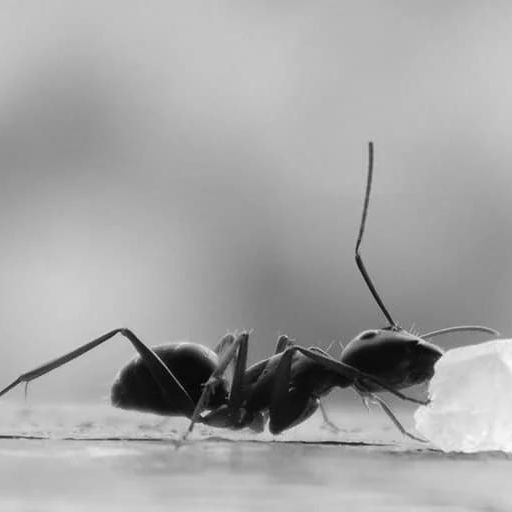
//> input picture 5_dithering/ants.png, 512 x 512 px
$ ./formative_noisy   (built with g++ and OpenCV 4)
//> lines starting //> are read from the running program, lines starting //| are printed output that depends on the picture
//
#include <opencv2/core.hpp>
#include <opencv2/imgcodecs.hpp>
#include <opencv2/highgui.hpp>
#include <opencv2/imgproc/imgproc.hpp>
#include <opencv2/dnn/dnn.hpp>
//
#include <iostream>
// string array[] = { "ants" , "bear" , "bird" , "claw" , "eyes" , "hawk" , "lion" , "wolf" } ;
using namespace std ;
using namespace cv ;
//
int main( int argc , char* argv[] )
{
   //     height width   uchar
   string array[] = { "ants" , "bear" , "bird" , "claw" , "eyes" , "hawk" , "lion" , "wolf" } ;
   for (String filename:array){
    Mat img = imread(filename+".png");
//> img is the input picture: 512 rows x 512 cols, CV_8UC3; min 1, max 253, mean 165
    cout<<filename<<endl;
    cvtColor(img, img, COLOR_BGR2GRAY);
//> img: 512 rows x 512 cols, CV_8UC1

    int rows = img.rows;
//> rows = 512
    int cols = img.cols;
//> cols = 512
    RNG rng(1933641);

    uchar rand_tile[64][64];
    for (int r = 0; r < 64; r++) {
        for (int c = 0; c < 64; c++) {
            rand_tile[r][c] = (uchar)rng.uniform(0, 256);
        }
    }
    int black = 0;
    int white = 0;

    for (int r = 0; r < rows; r++) {
        for (int c = 0; c < cols; c++) {
            uchar &val = img.at<uchar>(r, c);
            int rand = rand_tile[r % 64][c % 64];
            if (val < rand) {
                val = 0;
                black++;
            } else {
                val = 255;
                white++;
            }
        }
    }
//> this loop made 512 passes
//> (black, white) on passes 1 to 3: (144, 368), (275, 749), (405, 1131)
//> after the loop, black = 96314; white = 165830
    double total = black + white;
//> total = 262144
    double black_ratio = black * 1.0 / total;
//> black_ratio = 0.367
    double white_ratio = white * 1.0 / total;
//> white_ratio = 0.633

    cout << "black " << black_ratio  << endl;
//| black 0.367409
    cout << "white " << white_ratio  << endl;
//| white 0.632591

    imwrite(filename + "_sid_threshold.png", img);
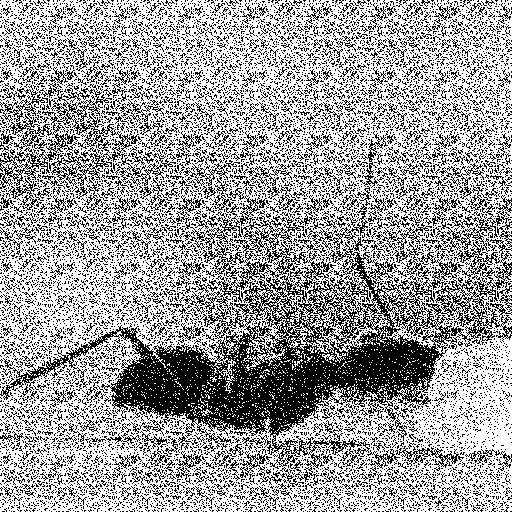
//> saved as ants_sid_threshold.png: 512 rows x 512 cols, CV_8UC1; 63.3% white; black in thin lines or dots
   }
//> pass 2 of the loop `for (String filename:array)`:
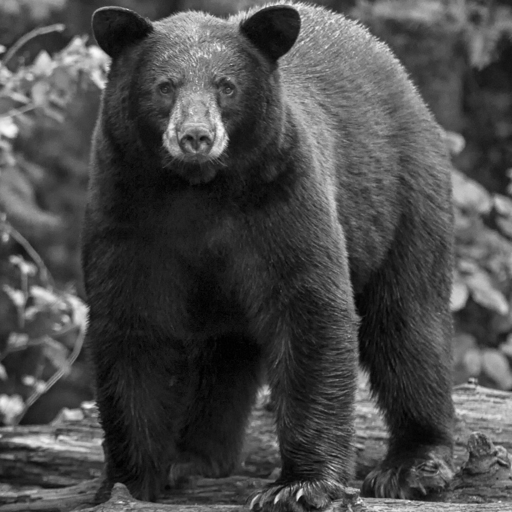
//> input picture 5_dithering/bear.png, 512 x 512 px
//> img is the input picture: 512 rows x 512 cols, CV_8UC3; min 0, max 255, mean 74
//> img: 512 rows x 512 cols, CV_8UC1
//> the loop `for (int r = 0; r < rows; r++)` made 512 passes
//> (black, white) on passes 1 to 3: (322, 190), (621, 403), (937, 599)
//> after the loop `for (int r = 0; r < rows; r++)`: black = 185490; white = 76654
//> black_ratio = 0.708
//> white_ratio = 0.292
//| black 0.707588
//| white 0.292412
//> `imwrite(filename + "_sid_threshold.png", img);`:
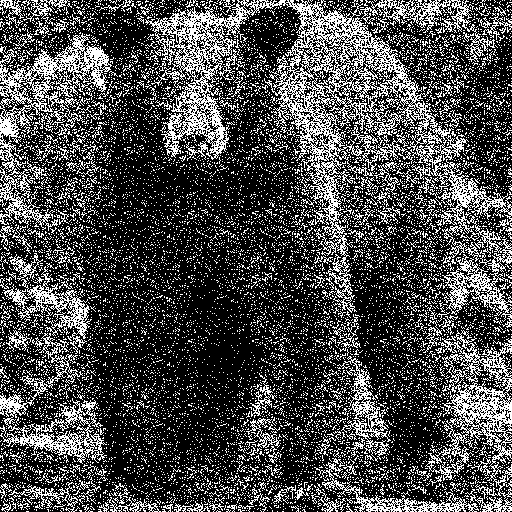
//> saved as bear_sid_threshold.png: 512 rows x 512 cols, CV_8UC1; 29.2% white in thin lines or dots
//> pass 3 of the loop `for (String filename:array)`:
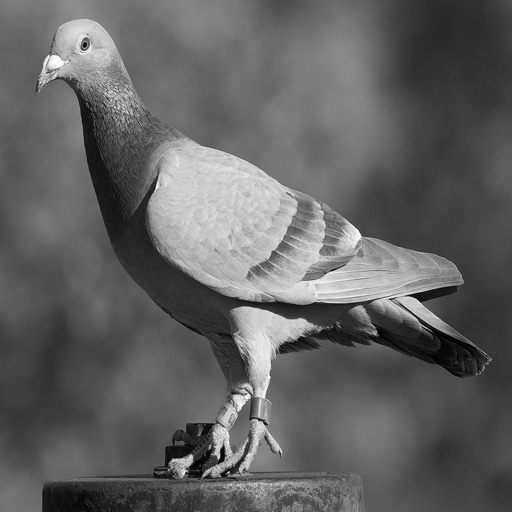
//> input picture 5_dithering/bird.png, 512 x 512 px
//> img is the input picture: 512 rows x 512 cols, CV_8UC3; min 0, max 255, mean 98.1
//> img: 512 rows x 512 cols, CV_8UC1
//> the loop `for (int r = 0; r < rows; r++)` made 512 passes
//> (black, white) on passes 1 to 3: (310, 202), (607, 417), (921, 615)
//> after the loop `for (int r = 0; r < rows; r++)`: black = 161220; white = 100924
//> black_ratio = 0.615
//> white_ratio = 0.385
//| black 0.615005
//| white 0.384995
//> `imwrite(filename + "_sid_threshold.png", img);`:
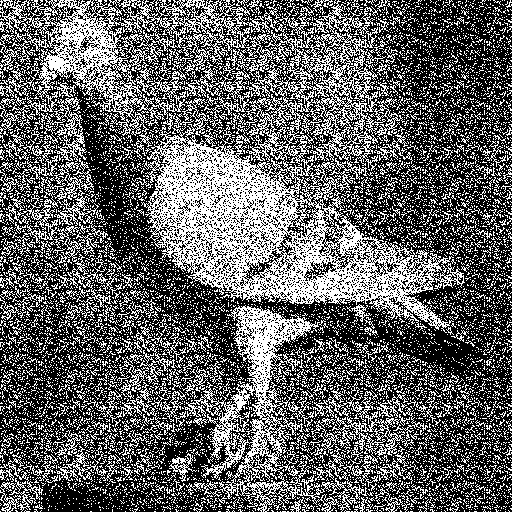
//> saved as bird_sid_threshold.png: 512 rows x 512 cols, CV_8UC1; 38.5% white in thin lines or dots
//> (the run ends here: the program stops with an error, at `cvtColor(img, img, COLOR_BGR2GRAY);`)
